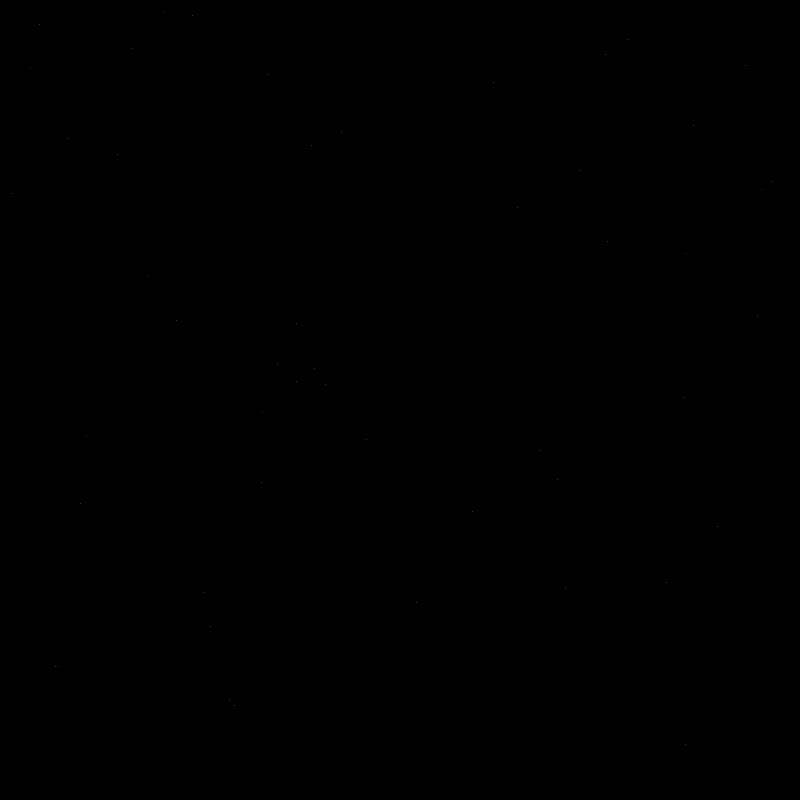
Frame 1 (no input)
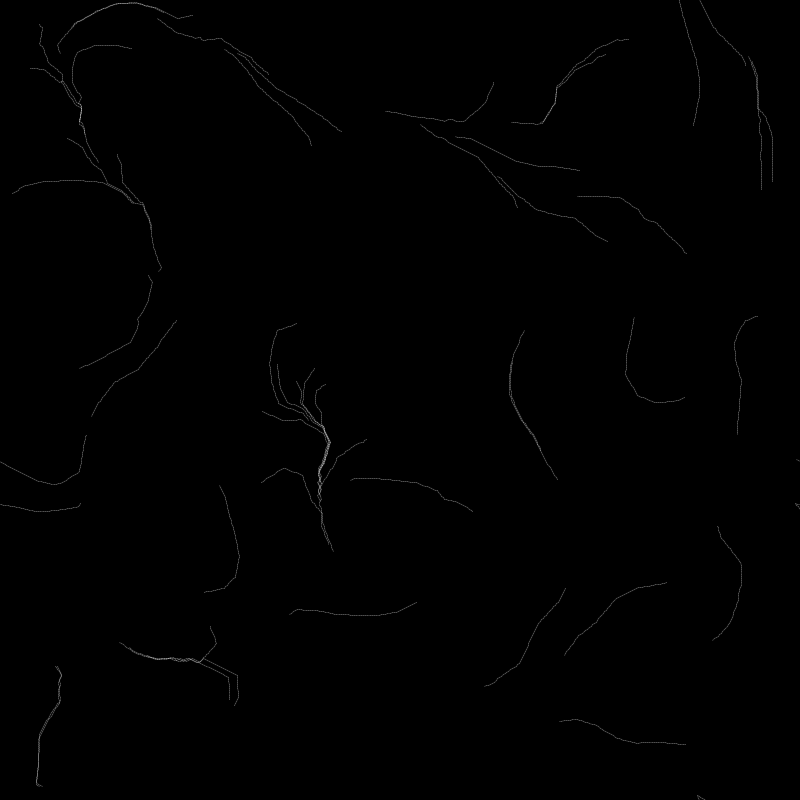
Frame 60 (the mouse pressed at the canvas centre just before this capture)
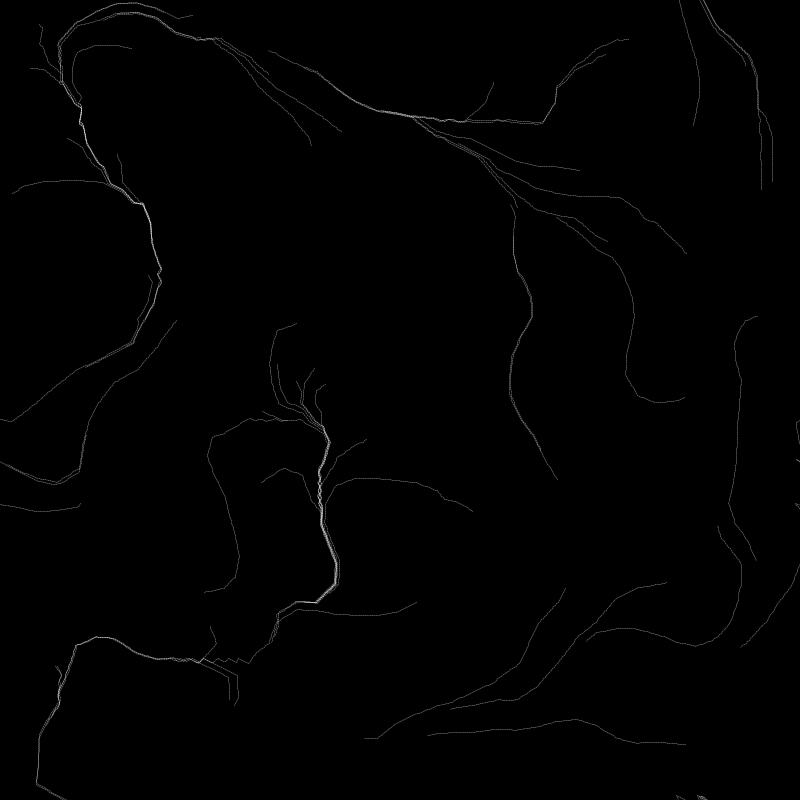
Frame 120 (the mouse held since frame 60 and released just before this capture)

The Processing sketch that drew these frames (run headless with seeded random() and noise(); from frame 60 on, the mouse is pressed at the canvas centre):

// Processing sketch: noiseFlow
// ── noiseFlow.pde
int col;
int row;
int scale = 20;
float move = 0.1;
Point[][] flowfield;
Particle[] parts;

void setup() {
  size(800, 800);
  col = width/scale;
  row = height/scale;
  flowfield = new Point[col][row];
  parts = new Particle[50];
  for (int i = 0; i < parts.length; i++) {
    parts[i] =  new Particle(random(width), random(height));
  }
  background(0);
}



void draw() {
  //colorMode(HSB);  
  stroke(255,100);
  move += 0.000;
  float f = 0.08; 
  for (int y = 0; y<row-1; y++) {
    for (int x = 0; x<col; x++) {
      float angle = map(noise(x*f+move, y*f+move), 0, 1, 0, TWO_PI*2);
      float x2 = scale * sin(angle);
      float y2 = scale * cos(angle);
      flowfield[x][y] = new Point(x2, y2);
      strokeWeight(1);
      //line(x*scale, y*scale, x*scale+x2, y*scale+ y2);
    }
  }
  for (int i = 0; i < parts.length; i++) {
    parts[i].follow(flowfield);
    parts[i].update();
    parts[i].show();
  }
}

class Point {
  float x;
  float y;

  Point(float _x, float _y) {  
    this.x= _x;
    this.y = _y;
  }
  void add(Point p) {
    this.x += p.x;
    this.y += p.y;
  }

  void mult(float m) {
    this.x*=m;
    this.y*=m;
  }
  float getAngle() {
    return atan2(this.x, this.y);
  }
}

class Particle {
  Point pos = new Point(0, 0);
  Point vel= new Point(0, 0);
  Point acc= new Point(0, 0);
  Point pPos = new Point(this.pos.x,this.pos.y);

  Particle(float _x, float _y) {

    this.pos.x= _x;
    this.pos.y = _y;
  }
  void follow(Point[][] field) {
    int x = floor(this.pos.x / scale);
    int y = floor(this.pos.y / scale);
    if(x < 0) x = 0;
    if(y < 0) y = 0;
    if (x >= col) x = col-1;
    if (y >= row) y = row-1;
    if (field[x][y] == null) {x= 0;y=0;} 
      this.applyForce(field[x][y]);
  }

  void update() {
    this.edges();
    this.pos.add(this.vel);
    this.vel.add(this.acc);
    this.vel.mult(0.1);
    this.acc.mult(0);
  }
  void applyForce(Point f) {
    this.acc.add(f);
  }
  void edges() {
    if (this.pos.x >= width){ this.pos.x = 0;this.pPos.x = 0;}  
    if (this.pos.y >= height){ this.pos.y = 0;this.pPos.y = 0;}
    if (this.pos.x <= 0){ this.pos.x = width;this.pPos.x = width;}
    if (this.pos.y <= 0) {this.pos.y = height;this.pPos.y = height;}
    if (this.pPos.x ==0){this.pPos.x =this.pos.x;}
    if (this.pPos.y ==0){this.pPos.y =this.pos.y;}
  }
  void show() {
    stroke(255,50);
    strokeWeight(1);
    line(this.pos.x, this.pos.y,this.pPos.x,this.pPos.y);
    this.pPos = new Point(this.pos.x,this.pos.y);
  }
}
